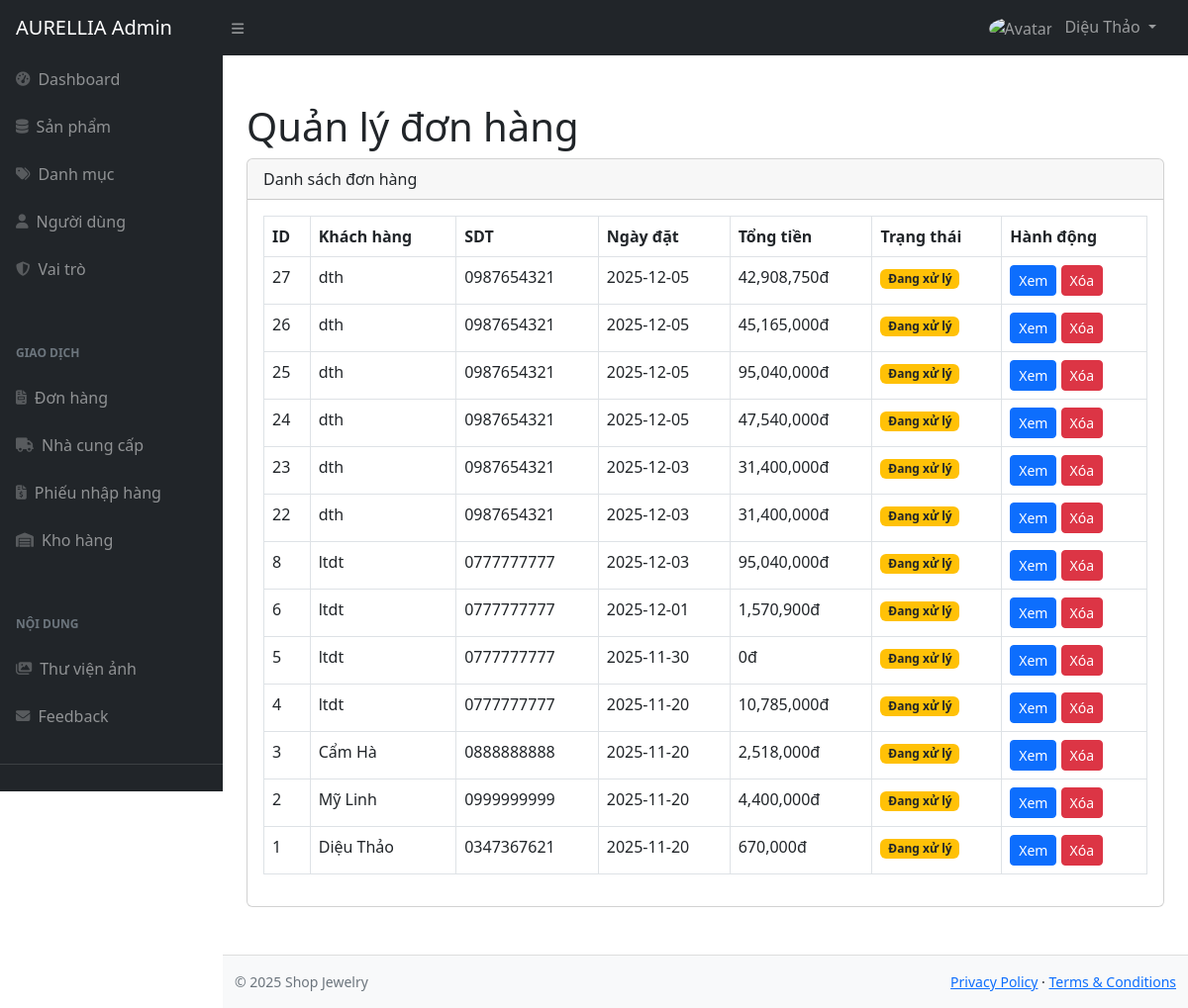
The app's page /admin/index.php?act=order (signed in), older data.
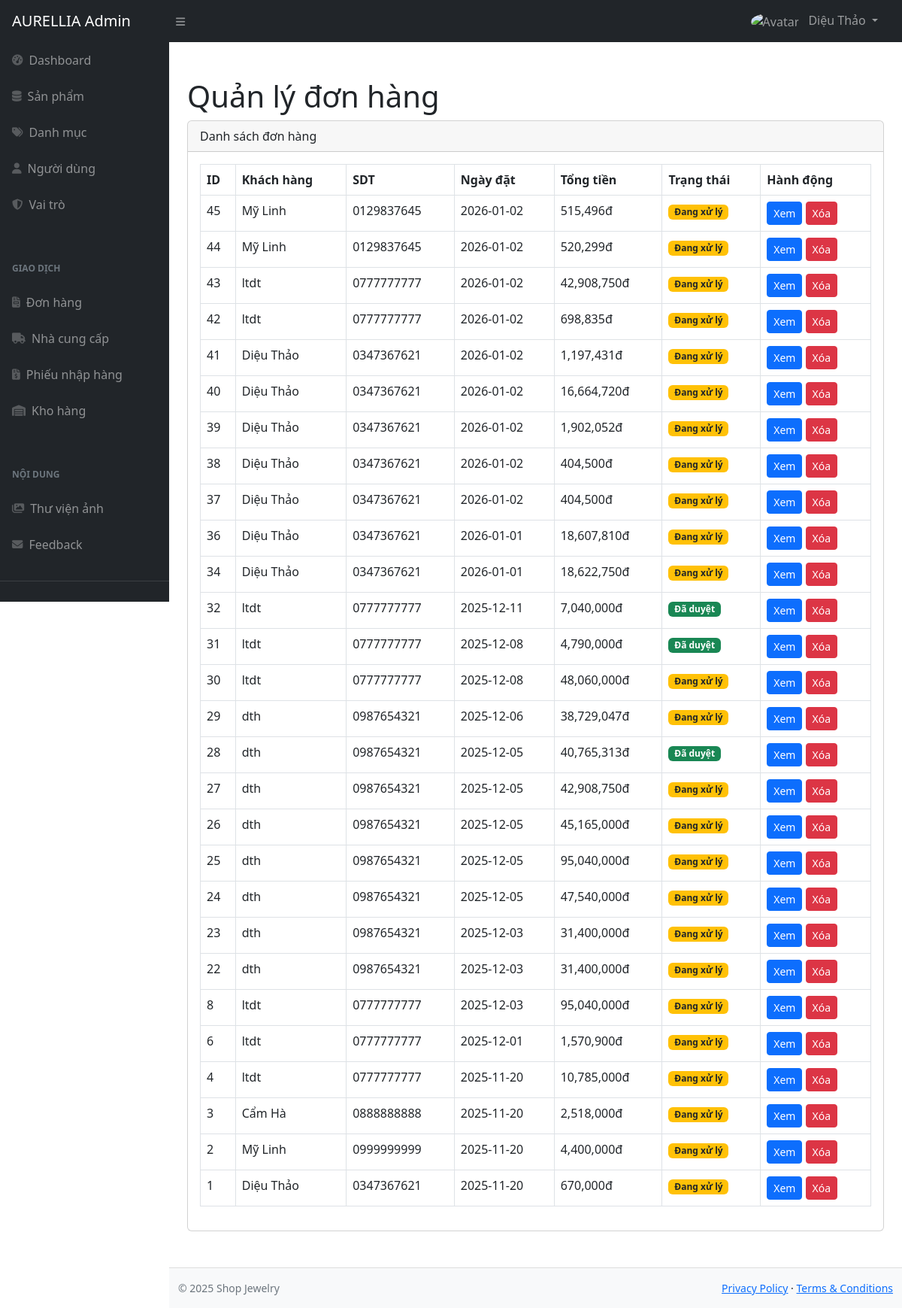
The same page, newer data.
### tables this page shows
CREATE TABLE `order` (
  `id` int(11) NOT NULL,
  `fullname` varchar(255) NOT NULL,
  `email` varchar(255) DEFAULT NULL,
  `phone_number` varchar(255) NOT NULL,
  `address` varchar(255) NOT NULL,
  `note` varchar(255) DEFAULT NULL,
  `order_date` date DEFAULT NULL,
  `status` int(11) DEFAULT NULL,
  `total_money` int(11) DEFAULT NULL,
  `user_id` int(11) DEFAULT NULL,
  `payment_method` varchar(20) DEFAULT NULL,
  `trans_id` varchar(50) DEFAULT NULL,
  `isDeleted` int(11) DEFAULT NULL
);

### admin/controllers/OrderController.php (called while the page is built, shortened)
<?php
require "models/OrderModel.php";
class OrderController {
    private $model;
    function __construct($db) {
        $this->model = new OrderModel($db);
    }
    function index() {
        $orders = $this->model->getAll();
        include "layouts/main.php";
    }
}

### admin/models/OrderModel.php (called while the page is built, shortened)
<?php
class OrderModel {
    private $conn;
    function __construct($db) {
        $this->conn = $db;
    }
    function getAll() {
        $sql = "SELECT o.*, u.fullname as user_name
                FROM `order` o
                LEFT JOIN `user` u ON o.user_id = u.id
                WHERE o.isDeleted = 0
                ORDER BY o.id DESC";
        return $this->conn->query($sql);
    }
}

### admin/views/order/list.php (the view)
<h1 class="mt-4">Quản lý đơn hàng</h1>
<div class="card mb-4">
    <div class="card-header">Danh sách đơn hàng</div>
    <div class="card-body">
        <table class="table table-bordered table-hover">
            <thead>
                <tr>
                    <th>ID</th>
                    <th>Khách hàng</th>
                    <th>SDT</th>
                    <th>Ngày đặt</th>
                    <th>Tổng tiền</th>
                    <th>Trạng thái</th>
                    <th>Hành động</th>
                </tr>
            </thead>
            <tbody>
                <?php while($o = $orders->fetch_assoc()) { ?>
                <tr style="cursor:pointer" onclick="window.location='index.php?act=order-detail&id=<?= $o['id'] ?>'">
                    <td><?= $o['id'] ?></td>
                    <td><?= htmlspecialchars($o['fullname'] ?: $o['user_name']) ?></td>
                    <td><?= htmlspecialchars($o['phone_number']) ?></td>
                    <td><?= $o['order_date'] ?></td>
                    <td><?= number_format($o['total_money']) ?>đ</td>
                    <td>
                        <?php if ($o['status'] == 0) { ?>
                            <span class="badge bg-warning text-dark">Đang xử lý</span>
                        <?php } else { ?>
                            <span class="badge bg-success">Đã duyệt</span>
                        <?php } ?>
                    </td>
                    <td>
                        <a href="index.php?act=order-detail&id=<?= $o['id'] ?>" class="btn btn-sm btn-primary">Xem</a>
                        <a href="index.php?act=order-delete&id=<?= $o['id'] ?>"
                           class="btn btn-sm btn-danger"
                           onclick="event.stopPropagation(); return confirm('Xóa đơn hàng?')">Xóa</a>
                    </td>
                </tr>
                <?php } ?>
            </tbody>
        </table>
    </div>
</div>

Row changes from the older to the newer data that the page shows:
no longer on this page (row edited): order: id "5", fullname "ltdt", phone_number "0777777777", order_date "2025-11-30", total_money "0", status "Đang xử lý"
added order: id "45", fullname "Mỹ Linh", phone_number "0129837645", order_date "2026-01-02", total_money "515,496", status "Đang xử lý"
added order: id "44", fullname "Mỹ Linh", phone_number "0129837645", order_date "2026-01-02", total_money "520,299", status "Đang xử lý"
added order: id "43", fullname "ltdt", phone_number "0777777777", order_date "2026-01-02", total_money "42,908,750", status "Đang xử lý"
added order: id "42", fullname "ltdt", phone_number "0777777777", order_date "2026-01-02", total_money "698,835", status "Đang xử lý"
added order: id "41", fullname "Diệu Thảo", phone_number "0347367621", order_date "2026-01-02", total_money "1,197,431", status "Đang xử lý"
added order: id "40", fullname "Diệu Thảo", phone_number "0347367621", order_date "2026-01-02", total_money "16,664,720", status "Đang xử lý"
added order: id "39", fullname "Diệu Thảo", phone_number "0347367621", order_date "2026-01-02", total_money "1,902,052", status "Đang xử lý"
added order: id "38", fullname "Diệu Thảo", phone_number "0347367621", order_date "2026-01-02", total_money "404,500", status "Đang xử lý"
added order: id "37", fullname "Diệu Thảo", phone_number "0347367621", order_date "2026-01-02", total_money "404,500", status "Đang xử lý"
added order: id "36", fullname "Diệu Thảo", phone_number "0347367621", order_date "2026-01-01", total_money "18,607,810", status "Đang xử lý"
added order: id "34", fullname "Diệu Thảo", phone_number "0347367621", order_date "2026-01-01", total_money "18,622,750", status "Đang xử lý"
added order: id "32", fullname "ltdt", phone_number "0777777777", order_date "2025-12-11", total_money "7,040,000", status "Đã duyệt"
added order: id "31", fullname "ltdt", phone_number "0777777777", order_date "2025-12-08", total_money "4,790,000", status "Đã duyệt"
added order: id "30", fullname "ltdt", phone_number "0777777777", order_date "2025-12-08", total_money "48,060,000", status "Đang xử lý"
added order: id "29", fullname "dth", phone_number "0987654321", order_date "2025-12-06", total_money "38,729,047", status "Đang xử lý"
added order: id "28", fullname "dth", phone_number "0987654321", order_date "2025-12-05", total_money "40,765,313", status "Đã duyệt"
